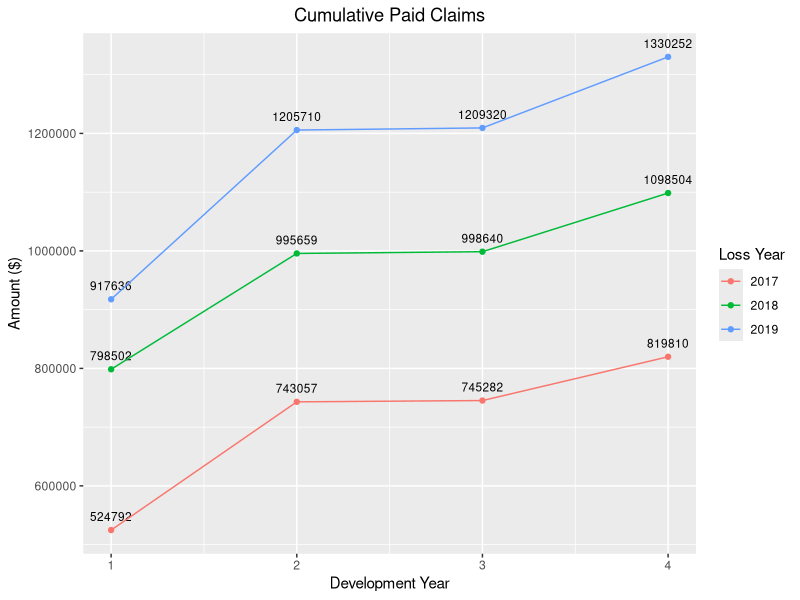

The R script that drew this image:
library(readxl)
library(dplyr)
library(ggplot2)

f.tail = 1.1
df = read_excel("R Shiny Assignment.xlsx", range = "Assignment!B3:D9")
number_loss_year <- n_distinct(df$`Loss Year`)
number_dev_year <- max(df$`Development Year`)

triangle <- matrix(0, nrow = number_loss_year, ncol = number_dev_year, byrow = TRUE)
loss_years <- sort(unique(df$`Loss Year`))
dev_years <- c(1:number_dev_year)
rownames(triangle) <- loss_years
colnames(triangle) <- dev_years

for (row in 1:nrow(df)){
  LYear <- as.character(df[row, 1])
  DYear <- as.character(df[row, 2])
  triangle[LYear, DYear] <- as.double(df[row, 3])
}

cum.triangle <- t(apply(triangle, 1, cumsum))

n <- number_dev_year
dev_factors <- sapply(1:(n-1),
                      function(i){
                        sum(cum.triangle[c(1:(n-i)),i+1])/sum(cum.triangle[c(1:(n-i)),i])
                      })

dev_factors <- c(dev_factors, f.tail)
full.triangle <- cbind(cum.triangle, "4" = rep(0, number_loss_year))

for(k in 1:n){
  full.triangle[(n-k+1):n, k+1] <- full.triangle[(n-k+1):n,k] * dev_factors[k]
}
round(full.triangle)

# colnames(full.triangle) <- paste("Dev year", colnames(full.triangle), sep = " ")
# rownames(full.triangle) <- paste("Loss year", rownames(full.triangle), sep = " ")

Development = rep(c(1:(number_dev_year+1)), times = number_loss_year)
Loss = as.character(rep(loss_years, each = number_dev_year + 1))
Amount = round(c(t(full.triangle)))

df_plot = data.frame(Development, Loss, Amount)
ggplot(df_plot, aes(x=Development, y=Amount, group=Loss, color=Loss)) +
  geom_point(size = 1.5) +
  geom_text(label=Amount, hjust=0.5, vjust=-1, 
            check_overlap = TRUE, size = 3, color = "black") +
  geom_line(size = 0.5) +
  xlab("Development Year") +
  ylab("Amount ($)") +
  labs(title = "Cumulative Paid Claims", color = "Loss Year") +
  theme(plot.title = element_text(hjust = 0.5))